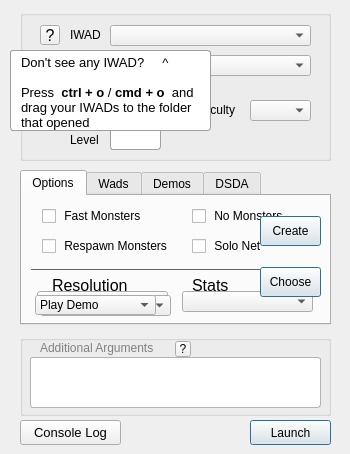
<?xml version="1.0" encoding="UTF-8"?>
<ui version="4.0">
 <class>MainWindow</class>
 <widget class="QMainWindow" name="MainWindow">
  <property name="geometry">
   <rect>
    <x>0</x>
    <y>0</y>
    <width>350</width>
    <height>454</height>
   </rect>
  </property>
  <property name="minimumSize">
   <size>
    <width>350</width>
    <height>454</height>
   </size>
  </property>
  <property name="maximumSize">
   <size>
    <width>350</width>
    <height>454</height>
   </size>
  </property>
  <property name="windowTitle">
   <string>dsda-launcher</string>
  </property>
  <property name="styleSheet">
   <string notr="true"/>
  </property>
  <widget class="QWidget" name="centralwidget">
   <widget class="QPushButton" name="LaunchGameButton">
    <property name="geometry">
     <rect>
      <x>250</x>
      <y>420</y>
      <width>81</width>
      <height>25</height>
     </rect>
    </property>
    <property name="styleSheet">
     <string notr="true"/>
    </property>
    <property name="text">
     <string>Launch</string>
    </property>
    <property name="autoRepeatDelay">
     <number>5000</number>
    </property>
    <property name="autoRepeatInterval">
     <number>5000</number>
    </property>
    <property name="autoDefault">
     <bool>false</bool>
    </property>
    <property name="default">
     <bool>true</bool>
    </property>
    <property name="flat">
     <bool>false</bool>
    </property>
   </widget>
   <widget class="QTextEdit" name="argumentText">
    <property name="geometry">
     <rect>
      <x>30</x>
      <y>357</y>
      <width>291</width>
      <height>51</height>
     </rect>
    </property>
    <property name="acceptDrops">
     <bool>false</bool>
    </property>
    <property name="toolTip">
     <string>&lt;html&gt;&lt;head/&gt;&lt;body&gt;&lt;p&gt;&lt;br/&gt;&lt;/p&gt;&lt;/body&gt;&lt;/html&gt;</string>
    </property>
    <property name="autoFillBackground">
     <bool>false</bool>
    </property>
    <property name="styleSheet">
     <string notr="true">border: 1px solid rgb(180, 180, 180);

color: #000;
height: 20px;
background-color:rgb(255, 255, 255);
border-radius:3px</string>
    </property>
    <property name="inputMethodHints">
     <set>Qt::ImhNone</set>
    </property>
   </widget>
   <widget class="QComboBox" name="compLevelSelect">
    <property name="geometry">
     <rect>
      <x>110</x>
      <y>55</y>
      <width>201</width>
      <height>21</height>
     </rect>
    </property>
    <property name="styleSheet">
     <string notr="true"/>
    </property>
    <property name="maxVisibleItems">
     <number>14</number>
    </property>
    <item>
     <property name="text">
      <string>Default</string>
     </property>
    </item>
    <item>
     <property name="text">
      <string>0 - Doom v1.2</string>
     </property>
    </item>
    <item>
     <property name="text">
      <string>1 - Doom v1.666</string>
     </property>
    </item>
    <item>
     <property name="text">
      <string>2 - Doom / Doom II</string>
     </property>
    </item>
    <item>
     <property name="text">
      <string>3 - Ultimate Doom</string>
     </property>
    </item>
    <item>
     <property name="text">
      <string>4 - Final Doom</string>
     </property>
    </item>
    <item>
     <property name="text">
      <string>5 - DOSDoom</string>
     </property>
    </item>
    <item>
     <property name="text">
      <string>6 - TASDoom</string>
     </property>
    </item>
    <item>
     <property name="text">
      <string>9 - Boom</string>
     </property>
    </item>
    <item>
     <property name="text">
      <string>10 - LxDoom</string>
     </property>
    </item>
    <item>
     <property name="text">
      <string>11 - MBF</string>
     </property>
    </item>
    <item>
     <property name="text">
      <string>17 - Current PrBoom</string>
     </property>
    </item>
    <item>
     <property name="text">
      <string>21 - MBF 21</string>
     </property>
    </item>
   </widget>
   <widget class="QLabel" name="label">
    <property name="geometry">
     <rect>
      <x>70</x>
      <y>27</y>
      <width>41</width>
      <height>16</height>
     </rect>
    </property>
    <property name="text">
     <string>IWAD</string>
    </property>
   </widget>
   <widget class="QComboBox" name="iwadSelect">
    <property name="geometry">
     <rect>
      <x>110</x>
      <y>25</y>
      <width>201</width>
      <height>21</height>
     </rect>
    </property>
    <property name="whatsThis">
     <string>&lt;html&gt;&lt;head/&gt;&lt;body&gt;&lt;p&gt;&lt;br/&gt;&lt;/p&gt;&lt;/body&gt;&lt;/html&gt;</string>
    </property>
    <property name="styleSheet">
     <string notr="true"/>
    </property>
    <property name="frame">
     <bool>true</bool>
    </property>
   </widget>
   <widget class="QLabel" name="label_2">
    <property name="geometry">
     <rect>
      <x>35</x>
      <y>57</y>
      <width>81</width>
      <height>16</height>
     </rect>
    </property>
    <property name="text">
     <string>CompLevel</string>
    </property>
   </widget>
   <widget class="QLabel" name="episodeText">
    <property name="geometry">
     <rect>
      <x>55</x>
      <y>100</y>
      <width>51</width>
      <height>20</height>
     </rect>
    </property>
    <property name="text">
     <string>Episode</string>
    </property>
   </widget>
   <widget class="QLabel" name="label_5">
    <property name="geometry">
     <rect>
      <x>190</x>
      <y>100</y>
      <width>61</width>
      <height>20</height>
     </rect>
    </property>
    <property name="text">
     <string>Difficulty</string>
    </property>
   </widget>
   <widget class="QComboBox" name="diffBox">
    <property name="geometry">
     <rect>
      <x>250</x>
      <y>100</y>
      <width>61</width>
      <height>21</height>
     </rect>
    </property>
    <property name="styleSheet">
     <string notr="true"/>
    </property>
    <item>
     <property name="text">
      <string/>
     </property>
    </item>
    <item>
     <property name="text">
      <string>1</string>
     </property>
    </item>
    <item>
     <property name="text">
      <string>2</string>
     </property>
    </item>
    <item>
     <property name="text">
      <string>3</string>
     </property>
    </item>
    <item>
     <property name="text">
      <string>4</string>
     </property>
    </item>
    <item>
     <property name="text">
      <string>5</string>
     </property>
    </item>
   </widget>
   <widget class="QLineEdit" name="episodeBox">
    <property name="geometry">
     <rect>
      <x>110</x>
      <y>99</y>
      <width>51</width>
      <height>21</height>
     </rect>
    </property>
    <property name="styleSheet">
     <string notr="true">border: 1px solid rgb(160, 160, 160);
padding-left: 6px;
color: #000;
height: 20px;
background-color:rgb(255, 255, 255);
border-radius:3px</string>
    </property>
    <property name="inputMethodHints">
     <set>Qt::ImhFormattedNumbersOnly</set>
    </property>
   </widget>
   <widget class="QLineEdit" name="levelBox">
    <property name="geometry">
     <rect>
      <x>110</x>
      <y>129</y>
      <width>51</width>
      <height>21</height>
     </rect>
    </property>
    <property name="styleSheet">
     <string notr="true">border: 1px solid rgb(160, 160, 160);
padding-left: 6px;
color: #000;
height: 20px;
background-color:rgb(255, 255, 255);
border-radius:3px</string>
    </property>
    <property name="inputMethodHints">
     <set>Qt::ImhDigitsOnly</set>
    </property>
   </widget>
   <widget class="QLabel" name="levelText">
    <property name="geometry">
     <rect>
      <x>70</x>
      <y>130</y>
      <width>41</width>
      <height>20</height>
     </rect>
    </property>
    <property name="text">
     <string>Level</string>
    </property>
   </widget>
   <widget class="QGroupBox" name="groupBox">
    <property name="geometry">
     <rect>
      <x>20</x>
      <y>10</y>
      <width>311</width>
      <height>151</height>
     </rect>
    </property>
    <property name="styleSheet">
     <string notr="true">alternate-background-color: rgb(37, 37, 37);
</string>
    </property>
    <widget class="QToolButton" name="toolButton">
     <property name="geometry">
      <rect>
       <x>20</x>
       <y>15</y>
       <width>20</width>
       <height>20</height>
      </rect>
     </property>
     <property name="font">
      <font>
       <pointsize>12</pointsize>
      </font>
     </property>
     <property name="toolTip">
      <string>&lt;html&gt;&lt;head/&gt;&lt;body&gt;&lt;p&gt;&lt;br/&gt;&lt;/p&gt;&lt;/body&gt;&lt;/html&gt;</string>
     </property>
     <property name="text">
      <string>?</string>
     </property>
     <property name="checkable">
      <bool>true</bool>
     </property>
    </widget>
   </widget>
   <widget class="QGroupBox" name="groupBox_4">
    <property name="geometry">
     <rect>
      <x>20</x>
      <y>335</y>
      <width>311</width>
      <height>81</height>
     </rect>
    </property>
    <property name="styleSheet">
     <string notr="true"/>
    </property>
    <widget class="QLabel" name="label_3">
     <property name="geometry">
      <rect>
       <x>20</x>
       <y>5</y>
       <width>251</width>
       <height>16</height>
      </rect>
     </property>
     <property name="styleSheet">
      <string notr="true"/>
     </property>
     <property name="text">
      <string>&lt;html&gt;&lt;head/&gt;&lt;body&gt;&lt;p&gt;&lt;span style=&quot; color:#808080;&quot;&gt;Additional Arguments&lt;/span&gt;&lt;/p&gt;&lt;/body&gt;&lt;/html&gt;</string>
     </property>
    </widget>
    <widget class="QToolButton" name="toolButton_3">
     <property name="geometry">
      <rect>
       <x>155</x>
       <y>6</y>
       <width>16</width>
       <height>16</height>
      </rect>
     </property>
     <property name="text">
      <string>?</string>
     </property>
    </widget>
   </widget>
   <widget class="QPushButton" name="pushButton">
    <property name="geometry">
     <rect>
      <x>20</x>
      <y>420</y>
      <width>101</width>
      <height>25</height>
     </rect>
    </property>
    <property name="font">
     <font>
      <pointsize>10</pointsize>
     </font>
    </property>
    <property name="text">
     <string>Console Log</string>
    </property>
    <property name="iconSize">
     <size>
      <width>16</width>
      <height>16</height>
     </size>
    </property>
    <property name="autoDefault">
     <bool>false</bool>
    </property>
    <property name="default">
     <bool>false</bool>
    </property>
    <property name="flat">
     <bool>false</bool>
    </property>
   </widget>
   <widget class="QTabWidget" name="tabs">
    <property name="geometry">
     <rect>
      <x>20</x>
      <y>170</y>
      <width>311</width>
      <height>155</height>
     </rect>
    </property>
    <property name="styleSheet">
     <string notr="true"/>
    </property>
    <property name="tabShape">
     <enum>QTabWidget::Rounded</enum>
    </property>
    <property name="currentIndex">
     <number>0</number>
    </property>
    <property name="usesScrollButtons">
     <bool>false</bool>
    </property>
    <widget class="QWidget" name="tab">
     <attribute name="title">
      <string>Options</string>
     </attribute>
     <widget class="QCheckBox" name="fastCheck">
      <property name="geometry">
       <rect>
        <x>20</x>
        <y>10</y>
        <width>141</width>
        <height>20</height>
       </rect>
      </property>
      <property name="styleSheet">
       <string notr="true"/>
      </property>
      <property name="text">
       <string> Fast Monsters</string>
      </property>
      <property name="checked">
       <bool>false</bool>
      </property>
     </widget>
     <widget class="QCheckBox" name="noCheck">
      <property name="geometry">
       <rect>
        <x>170</x>
        <y>10</y>
        <width>131</width>
        <height>20</height>
       </rect>
      </property>
      <property name="styleSheet">
       <string notr="true"/>
      </property>
      <property name="text">
       <string> No Monsters</string>
      </property>
     </widget>
     <widget class="QLabel" name="label_6">
      <property name="geometry">
       <rect>
        <x>30</x>
        <y>80</y>
        <width>101</width>
        <height>16</height>
       </rect>
      </property>
      <property name="font">
       <font>
        <pointsize>8</pointsize>
       </font>
      </property>
      <property name="text">
       <string>&lt;html&gt;&lt;head/&gt;&lt;body&gt;&lt;p&gt;&lt;span style=&quot; font-size:12pt;&quot;&gt;Resolution&lt;/span&gt;&lt;/p&gt;&lt;/body&gt;&lt;/html&gt;</string>
      </property>
     </widget>
     <widget class="QCheckBox" name="noCheck_3">
      <property name="geometry">
       <rect>
        <x>170</x>
        <y>97</y>
        <width>111</width>
        <height>20</height>
       </rect>
      </property>
      <property name="text">
       <string> Fullscreen</string>
      </property>
     </widget>
     <widget class="QCheckBox" name="noCheck_4">
      <property name="geometry">
       <rect>
        <x>20</x>
        <y>40</y>
        <width>141</width>
        <height>20</height>
       </rect>
      </property>
      <property name="styleSheet">
       <string notr="true"/>
      </property>
      <property name="text">
       <string> Respawn Monsters</string>
      </property>
     </widget>
     <widget class="QCheckBox" name="soloNetCheck">
      <property name="geometry">
       <rect>
        <x>170</x>
        <y>40</y>
        <width>131</width>
        <height>20</height>
       </rect>
      </property>
      <property name="text">
       <string> Solo Net</string>
      </property>
     </widget>
     <widget class="QWidget" name="widget" native="true">
      <property name="geometry">
       <rect>
        <x>9</x>
        <y>73</y>
        <width>280</width>
        <height>1</height>
       </rect>
      </property>
      <property name="styleSheet">
       <string notr="true">color: rgb(200, 200, 200);
background-color: rgb(100, 100, 100);
</string>
      </property>
     </widget>
     <widget class="QComboBox" name="timeKeysBox">
      <property name="enabled">
       <bool>true</bool>
      </property>
      <property name="geometry">
       <rect>
        <x>15</x>
        <y>95</y>
        <width>131</width>
        <height>21</height>
       </rect>
      </property>
      <property name="styleSheet">
       <string notr="true"/>
      </property>
      <item>
       <property name="text">
        <string/>
       </property>
      </item>
     </widget>
     <widget class="QComboBox" name="levelstatBox">
      <property name="enabled">
       <bool>true</bool>
      </property>
      <property name="geometry">
       <rect>
        <x>160</x>
        <y>95</y>
        <width>131</width>
        <height>21</height>
       </rect>
      </property>
      <property name="styleSheet">
       <string notr="true"/>
      </property>
      <item>
       <property name="text">
        <string/>
       </property>
      </item>
     </widget>
     <widget class="QLabel" name="label_10">
      <property name="geometry">
       <rect>
        <x>170</x>
        <y>80</y>
        <width>101</width>
        <height>16</height>
       </rect>
      </property>
      <property name="font">
       <font>
        <pointsize>8</pointsize>
       </font>
      </property>
      <property name="text">
       <string>&lt;html&gt;&lt;head/&gt;&lt;body&gt;&lt;p&gt;&lt;span style=&quot; font-size:12pt;&quot;&gt;Stats&lt;/span&gt;&lt;/p&gt;&lt;/body&gt;&lt;/html&gt;</string>
      </property>
     </widget>
     <zorder>widget</zorder>
     <zorder>fastCheck</zorder>
     <zorder>noCheck</zorder>
     <zorder>label_6</zorder>
     <zorder>noCheck_3</zorder>
     <zorder>noCheck_4</zorder>
     <zorder>soloNetCheck</zorder>
     <zorder>timeKeysBox</zorder>
     <zorder>levelstatBox</zorder>
     <zorder>label_10</zorder>
    </widget>
    <widget class="QWidget" name="wadsTab">
     <attribute name="title">
      <string>Wads</string>
     </attribute>
     <widget class="QListWidget" name="wadsOnFolder">
      <property name="geometry">
       <rect>
        <x>10</x>
        <y>0</y>
        <width>251</width>
        <height>121</height>
       </rect>
      </property>
      <property name="styleSheet">
       <string notr="true">border: 1px solid rgb(139, 138, 140);
padding-left: 6px;
color: #000;
height: 20px;
background-color:rgb(230, 230, 230);
border-radius:3px</string>
      </property>
      <property name="wordWrap">
       <bool>true</bool>
      </property>
     </widget>
     <widget class="QToolButton" name="plus">
      <property name="geometry">
       <rect>
        <x>274</x>
        <y>10</y>
        <width>21</width>
        <height>21</height>
       </rect>
      </property>
      <property name="styleSheet">
       <string notr="true">border-image: url(:/pngs/pngs/plus.png);
color: rgb(255, 255, 255);</string>
      </property>
      <property name="text">
       <string/>
      </property>
     </widget>
     <widget class="QToolButton" name="minus">
      <property name="geometry">
       <rect>
        <x>274</x>
        <y>40</y>
        <width>21</width>
        <height>21</height>
       </rect>
      </property>
      <property name="styleSheet">
       <string notr="true">border-image: url(:/pngs/pngs/minus.png);
color: rgb(255, 255, 255);</string>
      </property>
      <property name="text">
       <string/>
      </property>
     </widget>
     <widget class="QToolButton" name="toolButton_2">
      <property name="geometry">
       <rect>
        <x>272</x>
        <y>90</y>
        <width>26</width>
        <height>22</height>
       </rect>
      </property>
      <property name="text">
       <string>...</string>
      </property>
     </widget>
    </widget>
    <widget class="QWidget" name="demoTab">
     <attribute name="title">
      <string>Demos</string>
     </attribute>
     <widget class="QLabel" name="label_7">
      <property name="geometry">
       <rect>
        <x>15</x>
        <y>5</y>
        <width>91</width>
        <height>16</height>
       </rect>
      </property>
      <property name="text">
       <string>Record</string>
      </property>
     </widget>
     <widget class="QLineEdit" name="recordDemo">
      <property name="geometry">
       <rect>
        <x>10</x>
        <y>25</y>
        <width>221</width>
        <height>21</height>
       </rect>
      </property>
      <property name="styleSheet">
       <string notr="true">border: 1px solid rgb(180, 180, 180);
padding-left: 6px;
color: #000;
height: 20px;
background-color:rgb(255, 255, 255);
border-radius:3px</string>
      </property>
     </widget>
     <widget class="QLineEdit" name="recordDemo_2">
      <property name="geometry">
       <rect>
        <x>10</x>
        <y>75</y>
        <width>221</width>
        <height>21</height>
       </rect>
      </property>
      <property name="styleSheet">
       <string notr="true">border: 1px solid rgb(180, 180, 180);
padding-left: 6px;
color: #000;
height: 20px;
background-color:rgb(255, 255, 255);
border-radius:3px</string>
      </property>
     </widget>
     <widget class="QLabel" name="label_8">
      <property name="geometry">
       <rect>
        <x>15</x>
        <y>55</y>
        <width>91</width>
        <height>16</height>
       </rect>
      </property>
      <property name="text">
       <string>Playback</string>
      </property>
     </widget>
    </widget>
    <widget class="QWidget" name="tab_2">
     <attribute name="title">
      <string>DSDA</string>
     </attribute>
     <widget class="QComboBox" name="comboBox">
      <property name="geometry">
       <rect>
        <x>10</x>
        <y>10</y>
        <width>131</width>
        <height>24</height>
       </rect>
      </property>
      <item>
       <property name="text">
        <string>UV Speed</string>
       </property>
      </item>
      <item>
       <property name="text">
        <string>UV Max</string>
       </property>
      </item>
      <item>
       <property name="text">
        <string>UV Fast</string>
       </property>
      </item>
      <item>
       <property name="text">
        <string>UV Respawn</string>
       </property>
      </item>
      <item>
       <property name="text">
        <string>NM Speed</string>
       </property>
      </item>
      <item>
       <property name="text">
        <string>NM 100S</string>
       </property>
      </item>
      <item>
       <property name="text">
        <string>Tyson</string>
       </property>
      </item>
      <item>
       <property name="text">
        <string>Pacifist</string>
       </property>
      </item>
      <item>
       <property name="text">
        <string>Stroller</string>
       </property>
      </item>
      <item>
       <property name="text">
        <string>NoMo</string>
       </property>
      </item>
      <item>
       <property name="text">
        <string>NoMo 100S</string>
       </property>
      </item>
      <item>
       <property name="text">
        <string>Collector</string>
       </property>
      </item>
     </widget>
     <widget class="QLabel" name="label_4">
      <property name="geometry">
       <rect>
        <x>20</x>
        <y>45</y>
        <width>60</width>
        <height>16</height>
       </rect>
      </property>
      <property name="text">
       <string>Wad:</string>
      </property>
     </widget>
     <widget class="QLabel" name="label_9">
      <property name="geometry">
       <rect>
        <x>20</x>
        <y>70</y>
        <width>60</width>
        <height>16</height>
       </rect>
      </property>
      <property name="text">
       <string>Level:</string>
      </property>
     </widget>
     <widget class="QLabel" name="wadLName">
      <property name="geometry">
       <rect>
        <x>80</x>
        <y>45</y>
        <width>60</width>
        <height>16</height>
       </rect>
      </property>
      <property name="text">
       <string/>
      </property>
     </widget>
     <widget class="QLabel" name="levelL">
      <property name="geometry">
       <rect>
        <x>80</x>
        <y>70</y>
        <width>60</width>
        <height>16</height>
       </rect>
      </property>
      <property name="text">
       <string/>
      </property>
     </widget>
     <widget class="QWidget" name="widget_2" native="true">
      <property name="geometry">
       <rect>
        <x>150</x>
        <y>5</y>
        <width>1</width>
        <height>110</height>
       </rect>
      </property>
      <property name="styleSheet">
       <string notr="true">background-color: rgb(100, 100, 100);</string>
      </property>
     </widget>
     <widget class="QLabel" name="demoTime">
      <property name="geometry">
       <rect>
        <x>165</x>
        <y>10</y>
        <width>141</width>
        <height>16</height>
       </rect>
      </property>
      <property name="text">
       <string>Time: </string>
      </property>
     </widget>
     <widget class="QLabel" name="demoPlayer">
      <property name="geometry">
       <rect>
        <x>165</x>
        <y>30</y>
        <width>141</width>
        <height>16</height>
       </rect>
      </property>
      <property name="text">
       <string>Player:</string>
      </property>
     </widget>
     <widget class="QLabel" name="demoPort">
      <property name="geometry">
       <rect>
        <x>165</x>
        <y>60</y>
        <width>141</width>
        <height>16</height>
       </rect>
      </property>
      <property name="text">
       <string/>
      </property>
     </widget>
     <widget class="QToolButton" name="toolButton_4">
      <property name="geometry">
       <rect>
        <x>170</x>
        <y>95</y>
        <width>71</width>
        <height>19</height>
       </rect>
      </property>
      <property name="text">
       <string>Download</string>
      </property>
     </widget>
    </widget>
   </widget>
   <widget class="QTextBrowser" name="toolTip">
    <property name="enabled">
     <bool>true</bool>
    </property>
    <property name="geometry">
     <rect>
      <x>10</x>
      <y>50</y>
      <width>201</width>
      <height>81</height>
     </rect>
    </property>
    <property name="font">
     <font>
      <pointsize>13</pointsize>
     </font>
    </property>
    <property name="styleSheet">
     <string notr="true">border: 1px solid rgb(160, 160, 160);
padding-left: 6px;
color: #000;
height: 20px;
background-color:rgb(255, 255, 255);
border-radius:3px</string>
    </property>
    <property name="html">
     <string>&lt;!DOCTYPE HTML PUBLIC &quot;-//W3C//DTD HTML 4.0//EN&quot; &quot;http://www.w3.org/TR/REC-html40/strict.dtd&quot;&gt;
&lt;html&gt;&lt;head&gt;&lt;meta name=&quot;qrichtext&quot; content=&quot;1&quot; /&gt;&lt;style type=&quot;text/css&quot;&gt;
p, li { white-space: pre-wrap; }
&lt;/style&gt;&lt;/head&gt;&lt;body style=&quot; font-family:'.AppleSystemUIFont'; font-size:13pt; font-weight:400; font-style:normal;&quot;&gt;
&lt;p style=&quot; margin-top:0px; margin-bottom:0px; margin-left:0px; margin-right:0px; -qt-block-indent:0; text-indent:0px;&quot;&gt;&lt;span style=&quot; font-size:10pt;&quot;&gt;Don't see any IWAD?     ^&lt;/span&gt;&lt;/p&gt;
&lt;p style=&quot;-qt-paragraph-type:empty; margin-top:0px; margin-bottom:0px; margin-left:0px; margin-right:0px; -qt-block-indent:0; text-indent:0px; font-size:10pt;&quot;&gt;&lt;br /&gt;&lt;/p&gt;
&lt;p style=&quot; margin-top:0px; margin-bottom:0px; margin-left:0px; margin-right:0px; -qt-block-indent:0; text-indent:0px;&quot;&gt;&lt;span style=&quot; font-size:10pt;&quot;&gt;Press  &lt;/span&gt;&lt;span style=&quot; font-size:10pt; font-weight:600;&quot;&gt;ctrl + o&lt;/span&gt;&lt;span style=&quot; font-size:10pt;&quot;&gt; / &lt;/span&gt;&lt;span style=&quot; font-size:10pt; font-weight:600;&quot;&gt;cmd + o&lt;/span&gt;&lt;span style=&quot; font-size:10pt;&quot;&gt;  and drag your IWADs to the folder that opened&lt;/span&gt;&lt;/p&gt;&lt;/body&gt;&lt;/html&gt;</string>
    </property>
   </widget>
   <widget class="QComboBox" name="comboBox_2">
    <property name="geometry">
     <rect>
      <x>40</x>
      <y>295</y>
      <width>131</width>
      <height>21</height>
     </rect>
    </property>
    <property name="styleSheet">
     <string notr="true"/>
    </property>
    <item>
     <property name="text">
      <string/>
     </property>
    </item>
    <item>
     <property name="text">
      <string>2560x1600</string>
     </property>
    </item>
    <item>
     <property name="text">
      <string>2048x1280</string>
     </property>
    </item>
    <item>
     <property name="text">
      <string>1680x1050</string>
     </property>
    </item>
    <item>
     <property name="text">
      <string>1650x1050</string>
     </property>
    </item>
    <item>
     <property name="text">
      <string>1440x900</string>
     </property>
    </item>
    <item>
     <property name="text">
      <string>1280x800</string>
     </property>
    </item>
    <item>
     <property name="text">
      <string>1152x720</string>
     </property>
    </item>
    <item>
     <property name="text">
      <string>1024x768</string>
     </property>
    </item>
    <item>
     <property name="text">
      <string>1024x640</string>
     </property>
    </item>
    <item>
     <property name="text">
      <string>840x525</string>
     </property>
    </item>
    <item>
     <property name="text">
      <string>825x525</string>
     </property>
    </item>
    <item>
     <property name="text">
      <string>800x600</string>
     </property>
    </item>
    <item>
     <property name="text">
      <string>640x480</string>
     </property>
    </item>
    <item>
     <property name="text">
      <string>640x400</string>
     </property>
    </item>
    <item>
     <property name="text">
      <string>320x240</string>
     </property>
    </item>
    <item>
     <property name="text">
      <string>320x200</string>
     </property>
    </item>
   </widget>
   <widget class="QPushButton" name="pushButton_2">
    <property name="geometry">
     <rect>
      <x>260</x>
      <y>216</y>
      <width>61</width>
      <height>30</height>
     </rect>
    </property>
    <property name="styleSheet">
     <string notr="true"/>
    </property>
    <property name="text">
     <string>Create</string>
    </property>
    <property name="default">
     <bool>true</bool>
    </property>
   </widget>
   <widget class="QPushButton" name="pushButton_3">
    <property name="geometry">
     <rect>
      <x>260</x>
      <y>267</y>
      <width>61</width>
      <height>30</height>
     </rect>
    </property>
    <property name="styleSheet">
     <string notr="true"/>
    </property>
    <property name="text">
     <string>Choose</string>
    </property>
    <property name="default">
     <bool>true</bool>
    </property>
   </widget>
   <widget class="QComboBox" name="demoPlayOptions">
    <property name="geometry">
     <rect>
      <x>35</x>
      <y>295</y>
      <width>121</width>
      <height>20</height>
     </rect>
    </property>
    <property name="styleSheet">
     <string notr="true">height:10px</string>
    </property>
    <item>
     <property name="text">
      <string>Play Demo</string>
     </property>
    </item>
    <item>
     <property name="text">
      <string>Time Demo</string>
     </property>
    </item>
    <item>
     <property name="text">
      <string>Fast Demo</string>
     </property>
    </item>
   </widget>
   <zorder>groupBox_4</zorder>
   <zorder>groupBox</zorder>
   <zorder>LaunchGameButton</zorder>
   <zorder>argumentText</zorder>
   <zorder>compLevelSelect</zorder>
   <zorder>label</zorder>
   <zorder>iwadSelect</zorder>
   <zorder>label_2</zorder>
   <zorder>episodeText</zorder>
   <zorder>label_5</zorder>
   <zorder>diffBox</zorder>
   <zorder>episodeBox</zorder>
   <zorder>levelBox</zorder>
   <zorder>levelText</zorder>
   <zorder>pushButton</zorder>
   <zorder>tabs</zorder>
   <zorder>toolTip</zorder>
   <zorder>comboBox_2</zorder>
   <zorder>pushButton_2</zorder>
   <zorder>pushButton_3</zorder>
   <zorder>demoPlayOptions</zorder>
  </widget>
 </widget>
 <resources/>
 <connections/>
</ui>
